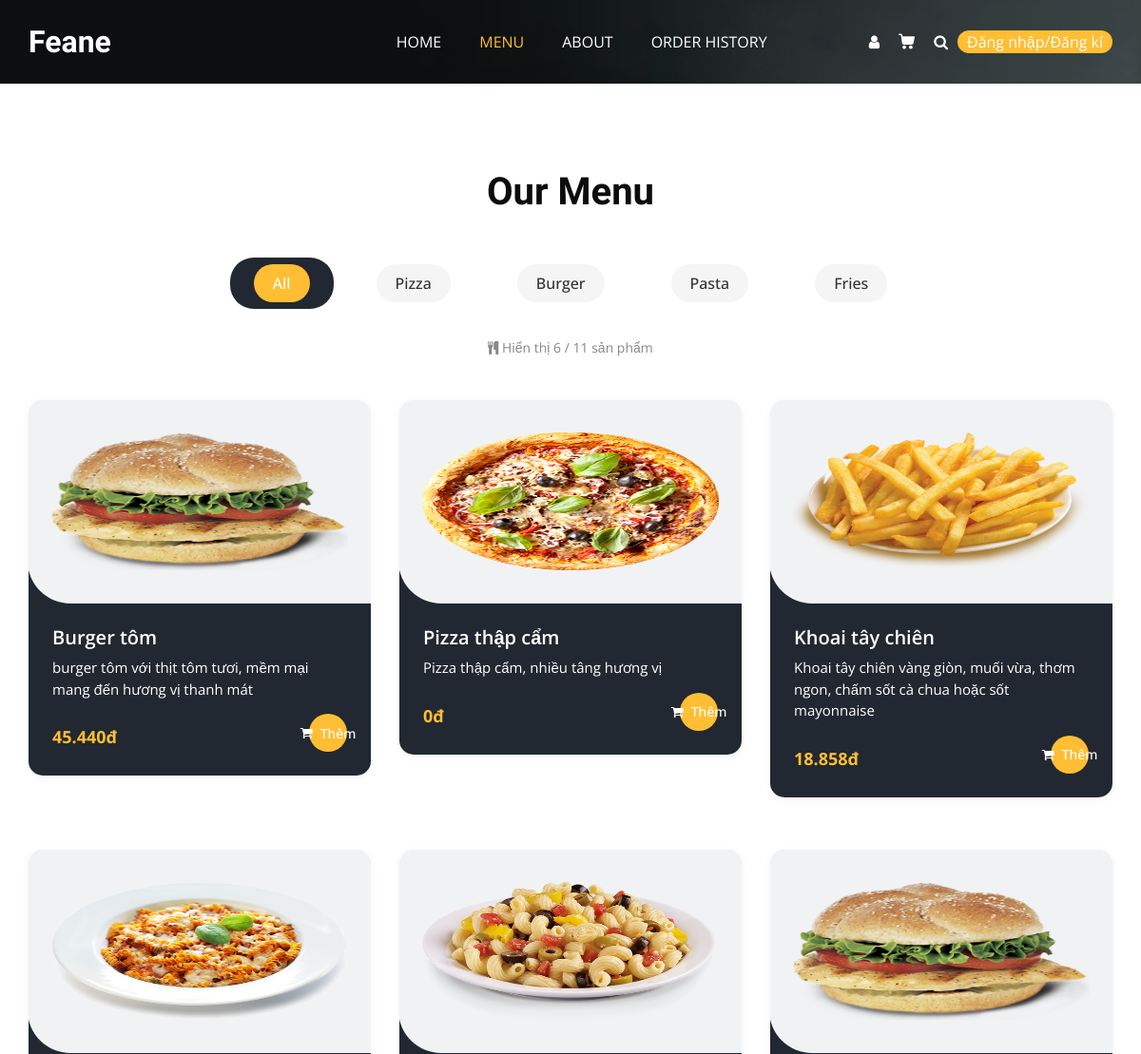
Page /menu.php (upper part) on the earlier database version.
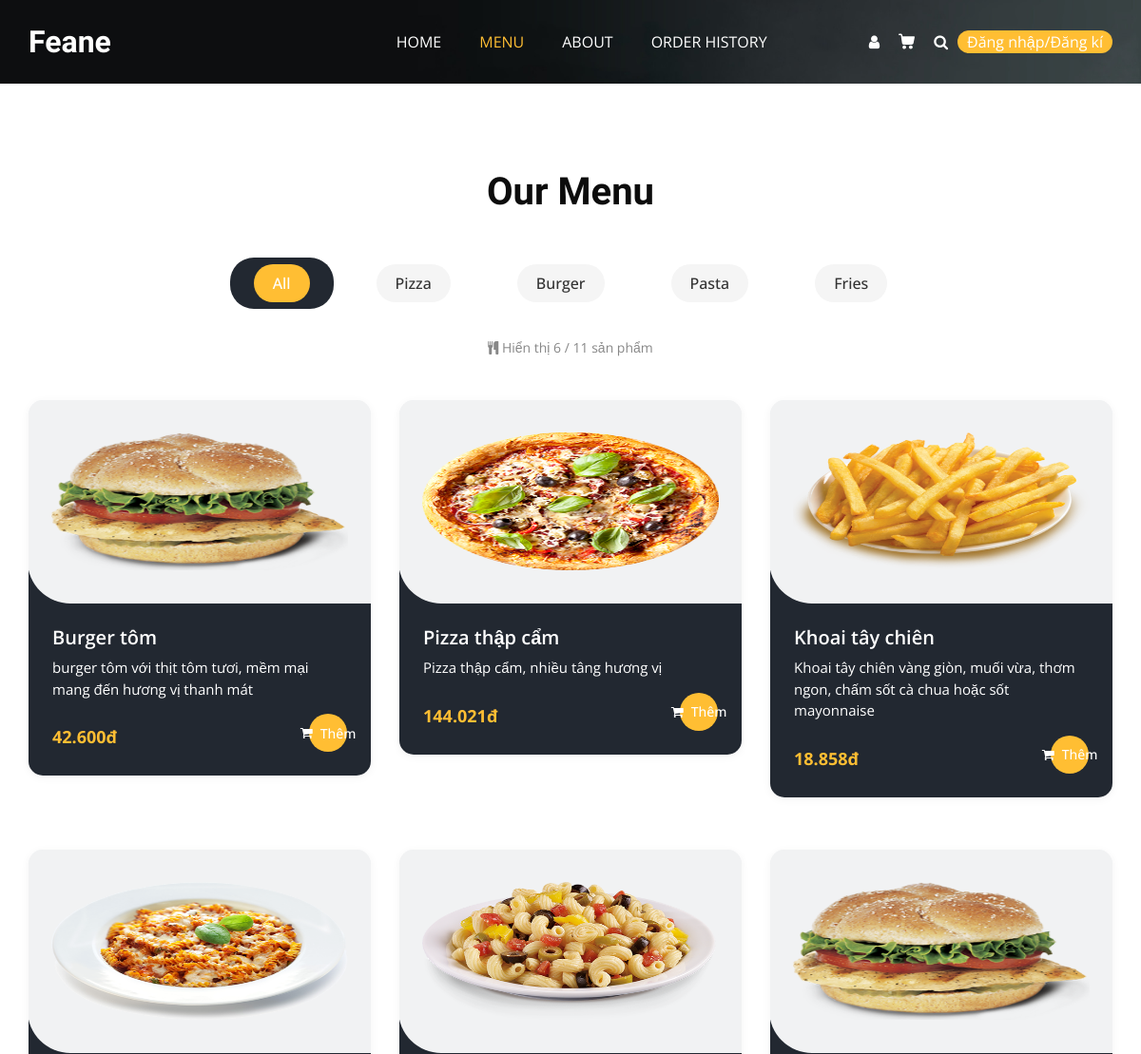
Same page on the later database version.
### tables this page shows
CREATE TABLE `products` (
  `id` int(11) NOT NULL,
  `code` varchar(20) NOT NULL,
  `name` varchar(200) NOT NULL,
  `category_id` int(11) NOT NULL,
  `description` text DEFAULT NULL,
  `image` varchar(255) DEFAULT NULL,
  `cost_price` decimal(10,2) NOT NULL,
  `selling_price` decimal(10,2) NOT NULL,
  `stock_quantity` int(11) DEFAULT 0,
  `status` enum('active','inactive') DEFAULT 'active',
  `created_at` timestamp NOT NULL DEFAULT current_timestamp(),
  `updated_at` timestamp NOT NULL DEFAULT current_timestamp() ON UPDATE current_timestamp(),
  `profit_percentage` int(11) DEFAULT NULL
);

### menu.php (the view, shortened to what the changed rows need)
<?php
require_once __DIR__ . '/includes/db_connection.php';
$page = isset($_GET['page']) ? (int)$_GET['page'] : 1;
$limit = 6;
$offset = ($page - 1) * $limit;
$current_category_name = 'All';
$where_clause = "WHERE p.status = 'active'";
$params = [];
$sql = "SELECT p.id, p.name, p.description, p.image, p.category_id,
               (p.cost_price * (1 + p.profit_percentage/100)) AS selling_price
        FROM products p
        $where_clause
        ORDER BY p.id DESC
        LIMIT $limit OFFSET $offset";
$stmt = $pdo->prepare($sql);
$stmt->execute($params);
$products = $stmt->fetchAll(PDO::FETCH_ASSOC);
$is_logged_in = isset($_SESSION['user_id']);
?>
<!DOCTYPE html>
<html>
<head>
  <link rel="stylesheet" type="text/css" href="css/bootstrap.css" />
  <link rel="stylesheet" type="text/css" href="https://cdnjs.cloudflare.com/ajax/libs/OwlCarousel2/2.3.4/assets/owl.carousel.min.css" />
  <link rel="stylesheet" href="https://cdnjs.cloudflare.com/ajax/libs/jquery-nice-select/1.1.0/css/nice-select.min.css" />
  <link href="css/font-awesome.min.css" rel="stylesheet" />
  <link href="css/style.css" rel="stylesheet" />
  <link href="css/responsive.css" rel="stylesheet" />
</head>
<body class="sub_page">
<section class="food_section layout_padding">
  <div class="container">
    <div class="heading_container heading_center">
      <h2>
        Our Menu
      </h2>
    </div>
    <div class="filters-content">
      <div class="row grid" id="menu-items-container">
        <?php if (empty($products)): ?>
          <div class="col-12 text-center">
            <div style="padding: 60px 0;">
              <i class="fa fa-exclamation-circle" style="font-size: 48px; color: #ffbe33; margin-bottom: 20px;"></i>
              <h4>Không có sản phẩm nào</h4>
              <p>Danh mục <?php echo htmlspecialchars($current_category_name); ?> hiện chưa có sản phẩm.</p>
              <a href="menu.php?category=all&page=1" class="btn-view-more" style="display: inline-block; margin-top: 15px;">
                Xem tất cả sản phẩm
              </a>
            </div>
          </div>
        <?php else: ?>
          <?php foreach ($products as $product): ?>
            <div class="col-sm-6 col-lg-4">
              <div class="box">
                <a href="product_detail.php?id=<?php echo $product['id']; ?>">
                  <div class="img-box">
                    <img src="<?php echo htmlspecialchars($product['image']); ?>" alt="<?php echo htmlspecialchars($product['name']); ?>">
                  </div>
                </a>
                <div class="detail-box">
                  <h5><?php echo htmlspecialchars($product['name']); ?></h5>
                  <p><?php echo htmlspecialchars($product['description']); ?></p>
                  <div class="options">
                    <h6><?php echo number_format($product['selling_price'], 0, ',', '.'); ?>đ</h6>
                    <?php if ($is_logged_in): ?>
                      <button class="add-to-cart-btn"
                              data-id="<?php echo $product['id']; ?>"
                              data-name="<?php echo htmlspecialchars($product['name']); ?>"
                              data-price="<?php echo $product['selling_price']; ?>"
                              data-image="<?php echo htmlspecialchars($product['image']); ?>">
                        <i class="fa fa-shopping-cart"></i> Thêm
                      </button>
                    <?php else: ?>
                      <a href="user/login.php" class="cart-link-btn">
                        <i class="fa fa-shopping-cart"></i> Thêm
                      </a>
                    <?php endif; ?>
                  </div>
                </div>
              </div>
            </div>
          <?php endforeach; ?>
        <?php endif; ?>
      </div>
    </div>
  </div>
</section>
</body>
</html>

Differences in the rows shown:
changed products "Burger tôm": selling_price "45.440" → "42.600"
changed products "Pizza thập cẩm": selling_price "0" → "144.021"
